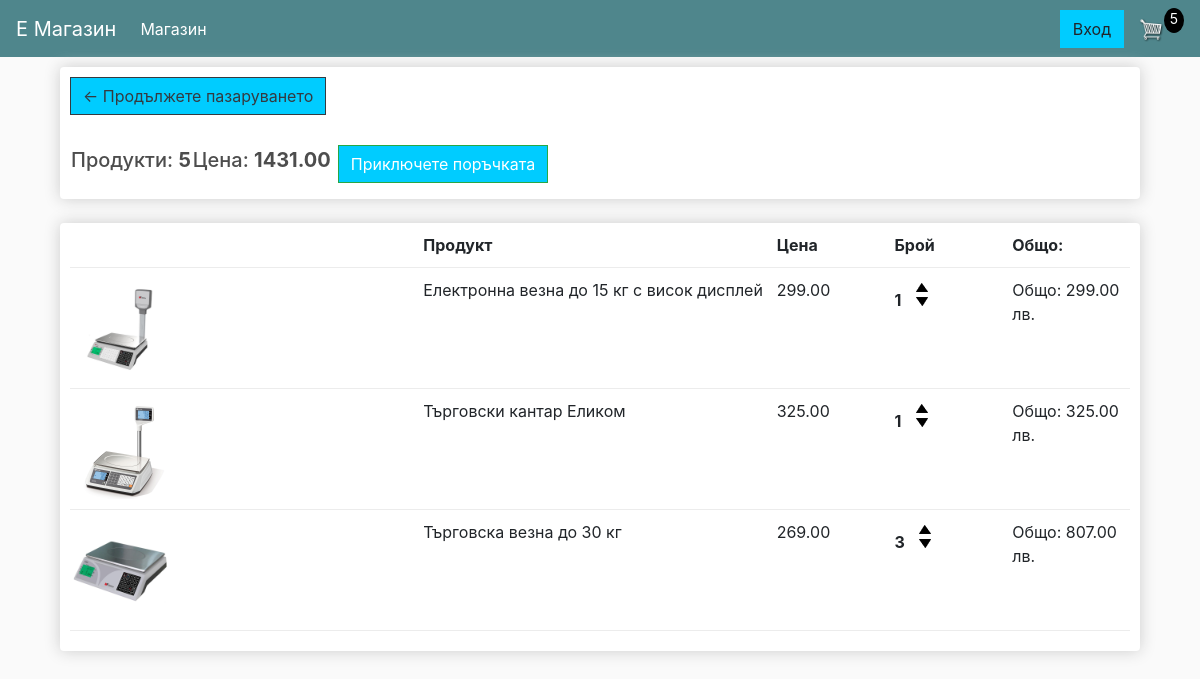
/cart/ (signed in), run on an earlier commit of the app's database.
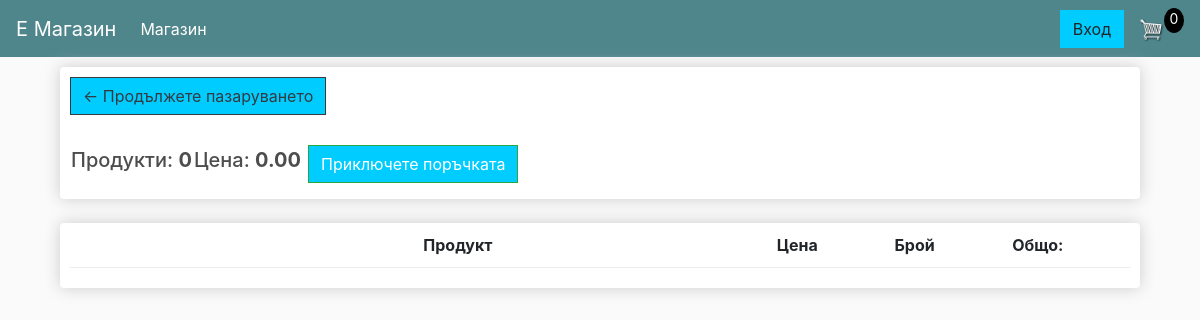
And on a later commit of the database.
### store/models.py (models this page shows, shortened)
class Order(models.Model):
    customer = models.ForeignKey(Customer, on_delete=models.SET_NULL, null=True, blank=True)
    date_ordered = models.DateTimeField(auto_now_add=True)
    complete = models.BooleanField(default=False)
    transaction_id = models.CharField(max_length=100, null=True)
    @property
    def get_cart_total(self):
        ordered_items = self.orderitem_set.all()
        total = sum([item.get_total for item in ordered_items])
        return total
    @property
    def get_cart_items(self):
        ordered_items = self.orderitem_set.all()
        total = sum([item.quantity for item in ordered_items])
        return total

class OrderItem(models.Model):
    product = models.ForeignKey(Product, on_delete=models.SET_NULL, null=True)
    order = models.ForeignKey(Order, on_delete=models.SET_NULL, null=True)
    quantity = models.IntegerField(default=0, null=True, blank=True)
    date_added = models.DateTimeField(auto_now_add=True)
    @property
    def get_total(self):
        total = self.product.price * self.quantity
        return total

class Product(models.Model):
    name = models.CharField(max_length=150, null=True)
    price = models.DecimalField(max_digits=8, decimal_places=2)
    digital = models.BooleanField(default=False, null=True)
    image = models.ImageField(null=True, blank=True)
    @property
    def imageURL(self):
        try:
            url = self.image.url
        except:
            url = ''
        return url

### store/views.py (the view)
# urls.py: path('cart/', cart, name="cart"),
def cart(request):
    if request.user.is_authenticated:
        customer = request.user.customer
        order, created = Order.objects.get_or_create(customer=customer, complete=False)
        items = order.orderitem_set.all()
    else:
        items = []
        order = {'get_cart_total': 0, 'get_cart_items': 0, 'shipping': False}
    context = {
        'items': items,
        'order': order
    }
    return render(request, 'store/cart.html', context)

### store/templates/store/cart.html (shortened to what this page needs)
<!DOCTYPE html>
{% extends 'store/main.html' %}
{% load static %}
{% block content %}
    <div>
        <div class="col-lg-12">
            <div class="box-element">
                <a class="btn btn-outline-dark" href="{% url 'store' %}">&#x2190; Продължете пазаруването</a>
                <br>
                <br>
                <table>
                    <tr>
                        <th><h5>Продукти: <strong>{{ order.get_cart_items }}</strong></h5></th>
                        <th><h5>Цена: <strong>{{ order.get_cart_total|floatformat:2 }}</strong></h5></th>
                        <th>
                            <a style="float:right; margin:5px" class="btn btn-success" href="{% url 'checkout' %}">Приключете
                                поръчката</a>
                        </th>
                    </tr>
                </table>
            </div>
            <br>
            <div class="box-element">
                <div class="cart-row">
                    <div style="flex:3;"></div>
                    <div style="flex:3;"><strong>Продукт</strong></div>
                    <div style="flex:1;"><strong>Цена</strong></div>
                    <div style="flex:1;"><strong>Брой</strong></div>
                    <div style="flex:1;"><strong>Общо: </strong></div>
                </div>
                {% for item in items %}
                <div class="cart-row">
                    <div style="flex:3;">
                        <img class="row-image" src="{{ item.product.imageURL }}" alt="up arrow">
                    </div>
                    <div style="flex:3;">
                        {{ item.product.name }}
                    </div>
                    <div style="flex:1;">
                        {{ item.product.price|floatformat:2 }}
                    </div>
                    <div style="flex:1;">
                        <p class="quantity">{{ item.quantity }}</p>
                        <div class="quantity">
                            <img  data-product="{{ item.product.id }}" data-action="add" class="chg-quantity update-cart" src="{% static 'images/up-arrow.png' %}" alt="up arrow">
                            <img data-product="{{ item.product.id }}" data-action="remove" class="chg-quantity update-cart" src="{% static 'images/down-arrow.png' %}" alt="down arrow">
                        </div>
                    </div>
                    <div style="flex:1;">
                        Общо: {{ item.get_total|floatformat:2 }} лв.
                    </div>
                </div>
                {% endfor %}
            </div>
        </div>
    </div>
{% endblock %}

### store/templates/store/navbar.html (shortened to what this page needs)
{% load static %}
<link rel="stylesheet" type="text/css" href="{% static 'css/main.css' %}">
<nav class="navbar navbar-expand-lg navbar-dark bg-dark">
    <a class="navbar-brand" href="{% url 'store' %}">Е Магазин</a>
    <div class="collapse navbar-collapse" id="navbarSupportedContent">
        <ul class="navbar-nav mr-auto">
            <li class="nav-item active">
                <a class="nav-link" href="{% url 'store' %}">Магазин <span class="sr-only">(current)</span></a>
            </li>
        </ul>
        <div class="form-inline my-2 my-lg-0">
            <a href="#" class="btn">Вход</a>
            <a href="{% url 'cart' %}">
                <img id="cart-icon" src="{% static 'images/cart.png' %}">
            </a>
            <p id="cart-total">{{ order.get_cart_items }}</p>
        </div>
</nav>

What changed in the data, as far as the page shows it:
no longer on this page (row edited): Order: get_cart_items "5", get_cart_total "1431.00"
removed OrderItem: product.imageURL (picture), product.name "Електронна везна до 15 кг с висок дисплей", product.price "299.00", quantity "1", get_total "299.00"
removed OrderItem: product.imageURL (picture), product.name "Търговски кантар Еликом", product.price "325.00", quantity "1", get_total "325.00"
removed OrderItem: product.imageURL (picture), product.name "Търговска везна до 30 кг", product.price "269.00", quantity "3", get_total "807.00"
added Order: get_cart_items "0", get_cart_total "0.00"
